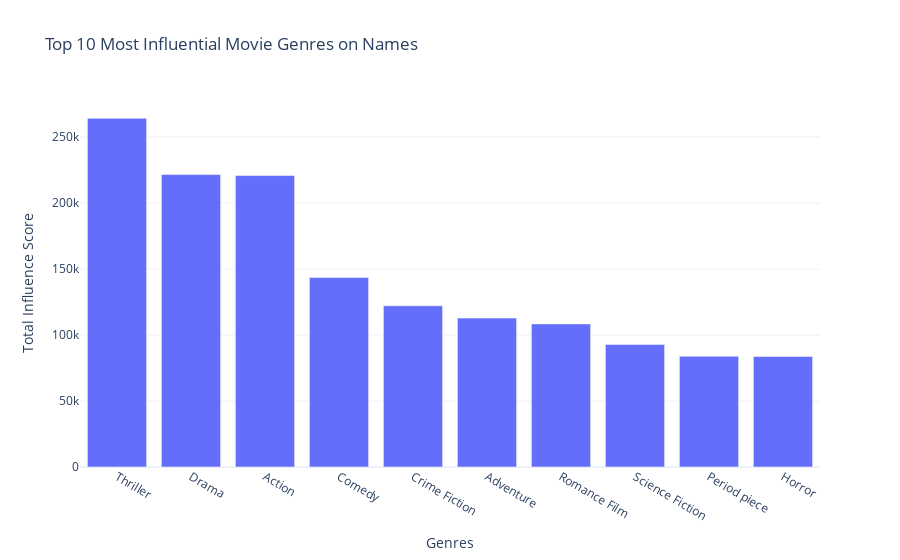

Write notebook code for a chart like this one.
### Code cell
show_top10_movie_genre_amplitude()

### Figure 1 — Plotly figure (JSON) as saved in the notebook; plotly's stock layout.template omitted (floating-point values rounded to 4 significant figures)
{"data": [{"alignmentgroup": "True", "hovertemplate": "Genres=%{x}<br>Total Influence Score=%{y}<extra></extra>", "legendgroup": "", "marker": {"color": "#636efa", "pattern": {"shape": ""}}, "name": "", "offsetgroup": "", "orientation": "v", "showlegend": false, "textposition": "auto", "type": "bar", "x": ["Thriller", "Drama", "Action", "Comedy", "Crime Fiction", "Adventure", "Romance Film", "Science Fiction", "Period piece", "Horror"], "xaxis": "x", "y": [264100.0, 221500.0, 220800.0, 143600.0, 122100.0, 112800.0, 108400.0, 92830.0, 83910.0, 83730.0], "yaxis": "y"}], "layout": {"barmode": "relative", "legend": {"tracegroupgap": 0}, "title": {"text": "Top 10 Most Influential Movie Genres on Names"}, "xaxis": {"anchor": "y", "domain": [0, 1], "title": {"text": "Genres"}}, "yaxis": {"anchor": "x", "domain": [0, 1], "title": {"text": "Total Influence Score"}}}}
